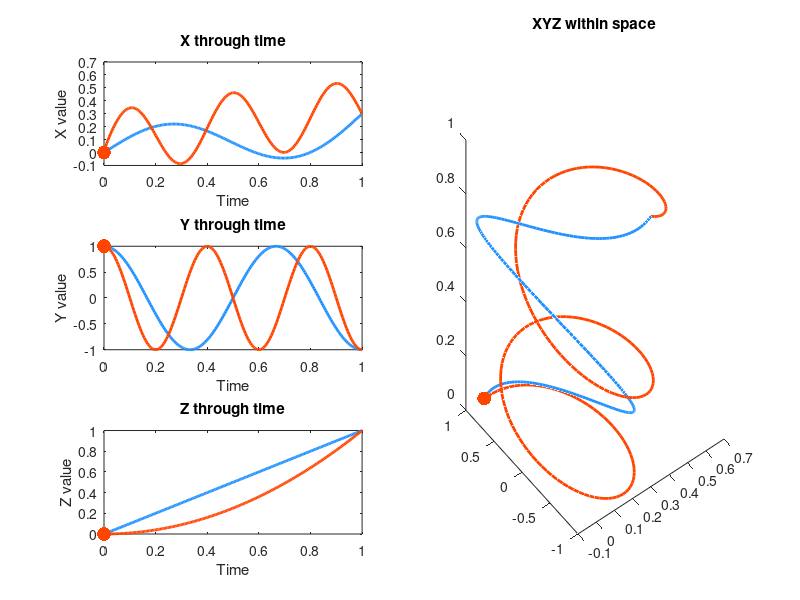

Reproduce this figure in MATLAB. (Note: this script raises an error after producing the figure.)
clear variables

T = 200;
LW = 2;
PW = 100;

% Time parameter
t = linspace( 0, 1, T )';

% First function (Make sure ends at the same spot)
x1 = .3 * t.^2 + .2 * sin( 2*pi*t );
y1 = cos( 3*pi*t );
z1 = t;
c1 = [30,144,255] / 255;

% Second function (Make sure starts and ends at the same spots)
x2 = .3 * sqrt(t) + .25 * sin( 5*pi*t );
y2 = cos( 5*pi*t );
z2 = t.^2;
c2 = [255,69,0] / 255;


figure(1);

% X plot
subplot(3,2,1)
plot(t,x1,'Color',c1,'LineWidth',LW);
hold on
plot(t,x2,'Color',c2,'LineWidth',LW);
sx = scatter( [t(1);t(1)], [x1(1);x2(1)], PW*[1;1], [c1;c2],'filled');
hold off
title( 'X through time' );
xlabel( 'Time' );
ylabel( 'X value' );

% Y plot
subplot(3,2,3)
plot(t,y1,'Color',c1,'LineWidth',LW);
hold on
plot(t,y2,'Color',c2,'LineWidth',LW);
sy = scatter( [t(1);t(1)], [y1(1);y2(1)], PW*[1;1], [c1;c2],'filled');
hold off
title( 'Y through time' );
xlabel( 'Time' );
ylabel( 'Y value' );

% Z plot
subplot(3,2,5)
plot(t,z1,'Color',c1,'LineWidth',LW);
hold on;
plot(t,z2,'Color',c2,'LineWidth',LW);
sz = scatter( [t(1);t(1)], [z1(1);z2(1)], PW*[1;1], [c1;c2],'filled');
hold off
title( 'Z through time' );
xlabel( 'Time' );
ylabel( 'Z value' );

% Dimensional plot
subplot(3,2,[2,4,6])
plot3(x1,y1,z1,'Color',c1,'LineWidth',LW);
hold on
plot3(x2,y2,z2,'Color',c2,'LineWidth',LW);
sd = scatter3( [x1(1);x2(1)], [y1(1);y2(1)], [z1(1);z2(1)], PW*[1;1], [c1;c2],'filled');
hold off
title( 'XYZ within space' );

for i = 1:T
    % Modify X plot
    sx.XData(:) = t(i);
    sx.YData = [ x1(i), x2(i) ];
    % Modify Y plot
    sy.XData(:) = t(i);
    sy.YData = [ y1(i), y2(i) ];
    % Modify Z plot
    sz.XData(:) = t(i);
    sz.YData = [ z1(i), z2(i) ];
    % Modify dimension plot
    sd.XData = [ x1(i), x2(i) ];
    sd.YData = [ y1(i), y2(i) ];
    sd.ZData = [ z1(i), z2(i) ];
    
    drawnow;
end